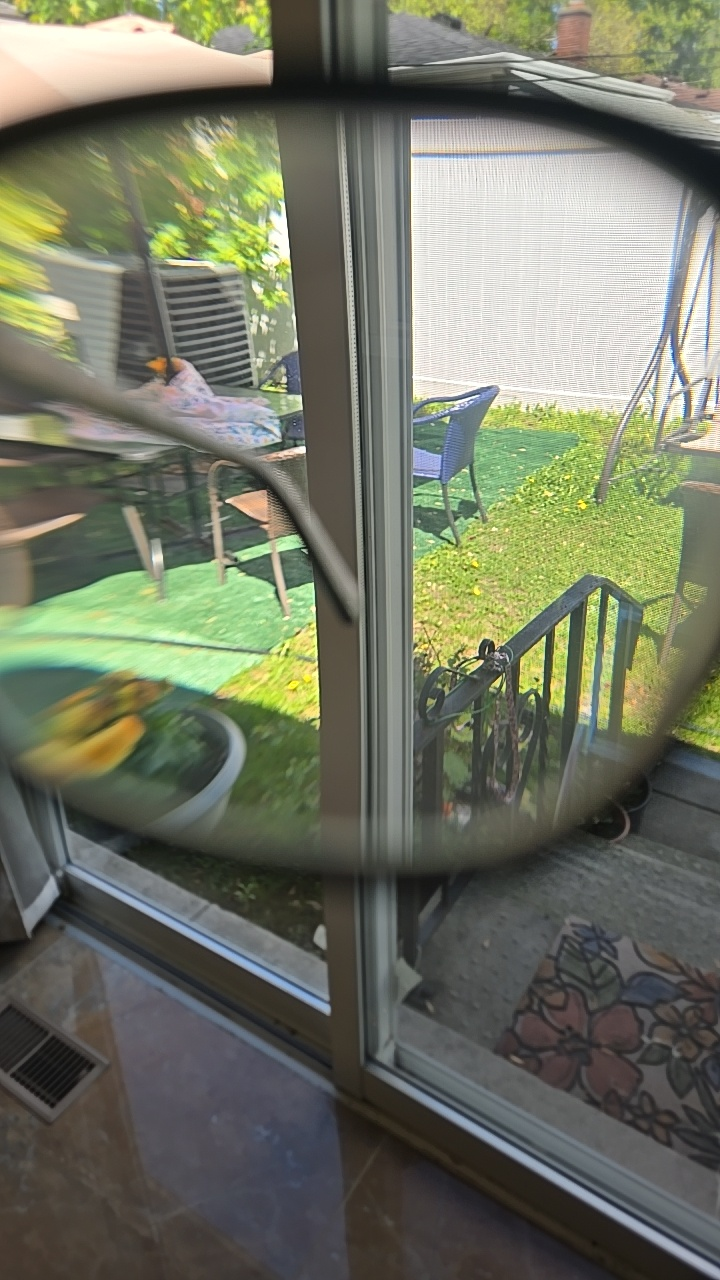
#> input picture backend/data/enroll/lensA/d3a3fc864e6c4a208cc9476d58fca7b0.jpg, 720 x 1280 px
$ python -i lens_discriminators.py   (imports and definitions only)
#> lines starting #> are read from the running program, lines starting #| are printed output that depends on the picture
#> further down, picture is the input picture: shape (1280, 720, 3); mean B, G, R 99.6, 117.6, 113.8
import cv2
import numpy as np

def detect_ar_coating_interference(image: np.ndarray, roi_size=100) -> bool:
    """
    Sample a central ROI and analyze for thin-film interference colors.
    Returns True if hue variance exceeds threshold.
    """
#> called with roi_size = 100
    h, w = image.shape[:2]
#> h = 1280; w = 720
    cx, cy = w // 2, h // 2
#> cx = 360; cy = 640
    # Ensure ROI is within bounds
    if h < roi_size or w < roi_size:
        print("[AR] ROI too small for analysis.")
        return False
    roi = image[cy-roi_size//2:cy+roi_size//2, cx-roi_size//2:cx+roi_size//2]
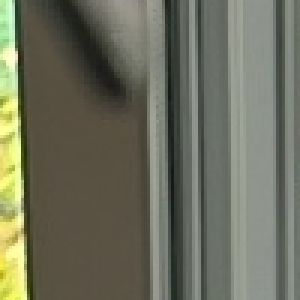
#> roi: shape (100, 100, 3) (shown 3 times larger); mean B, G, R 93.4, 110.2, 108.8
    hsv = cv2.cvtColor(roi, cv2.COLOR_BGR2HSV)
#> hsv: shape (100, 100, 3); mean H, S, V 38, 42.9, 112.5
    hue_std = float(np.std(hsv[:,:,0]) / 180.0)
#> hue_std = 0.0786
    print(f"[AR] hue_std: {hue_std:.4f}")
#| [AR] hue_std: 0.0786
    # Raise threshold for stricter check
    return bool(hue_std > 0.05)  # tune this based on real lens AR patterns

def analyze_polarization_sequence(frames: list[np.ndarray]) -> bool:
    """
    Given 4 frames through a rotating polarizer at 0°,45°,90°,135°,
    compute mean intensities and check for extinction dip.
    Returns True if I_min/I_max < 0.3 (strong polarization).
    """
    ints = []
    for f in frames:
        gray = cv2.cvtColor(f, cv2.COLOR_BGR2GRAY)
        ints.append(float(np.mean(gray)))
    Imax, Imin = max(ints), min(ints)
    ratio = (Imin / Imax) if Imax > 0 else 1.0
    print(f"[POL] Imax: {Imax:.2f}, Imin: {Imin:.2f}, ratio: {ratio:.3f}")
    return bool(ratio < 0.25)  # stricter threshold

def detect_edge_bevel_signature(image: np.ndarray) -> bool:
    """
    Detect a clear bevel or polished edge around the lens.
    Returns True if a consistent bright ring of width 5–15 pixels is found.
    """
    gray = cv2.cvtColor(image, cv2.COLOR_BGR2GRAY)
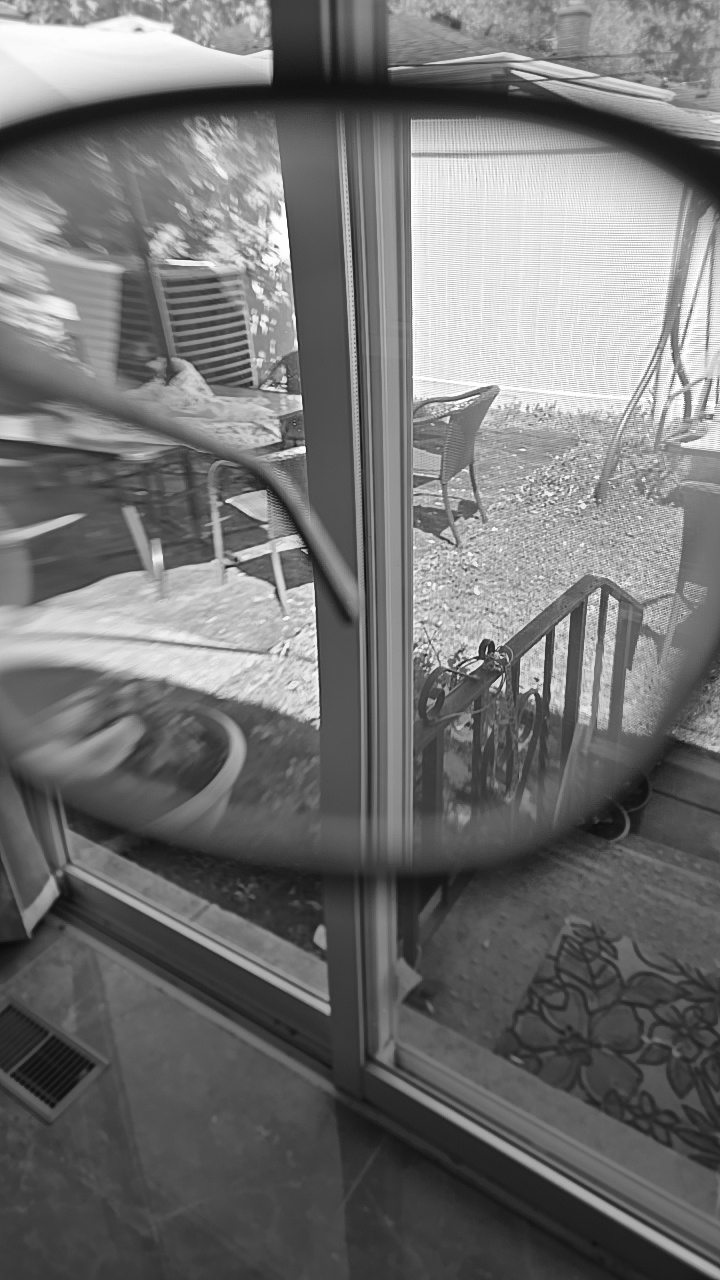
#> gray: shape (1280, 720); min 10, max 255, mean 114.4
    edges = cv2.Canny(gray, 50, 150)
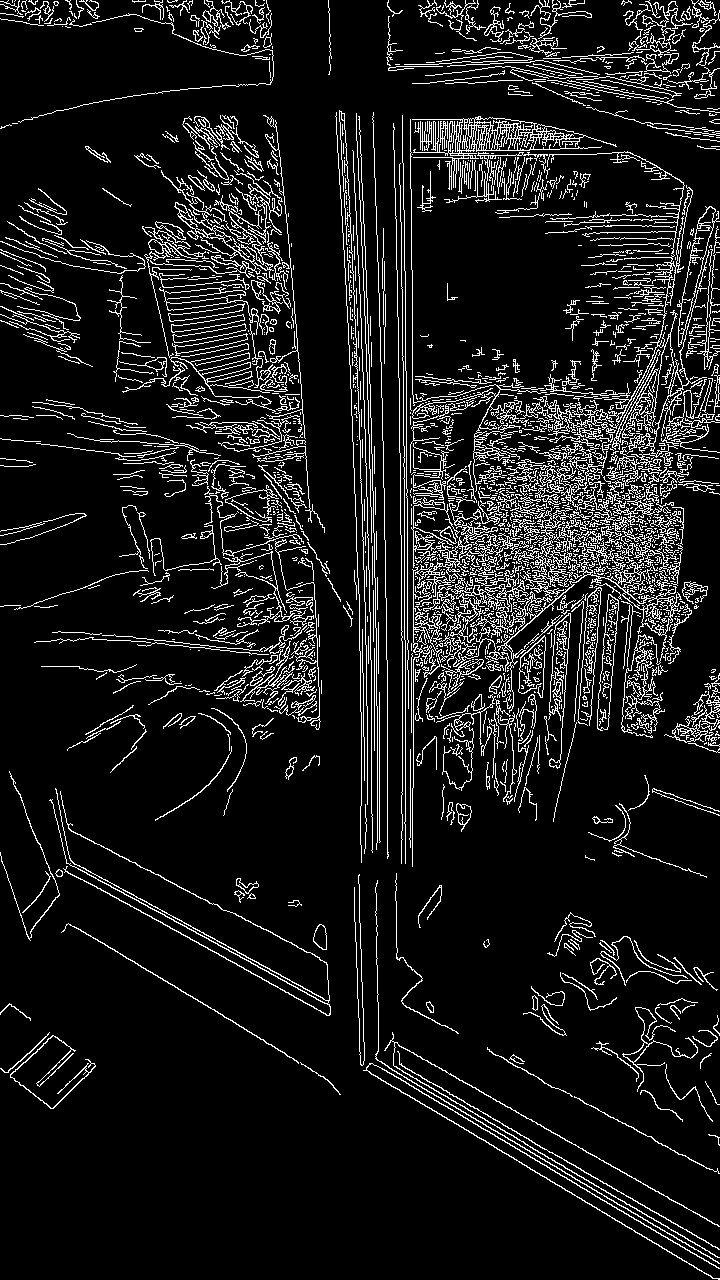
#> edges: shape (1280, 720); 10% white in thin lines or dots
    # Dilate to connect edge segments
    kernel = cv2.getStructuringElement(cv2.MORPH_ELLIPSE, (5,5))
    ring = cv2.dilate(edges, kernel) - edges
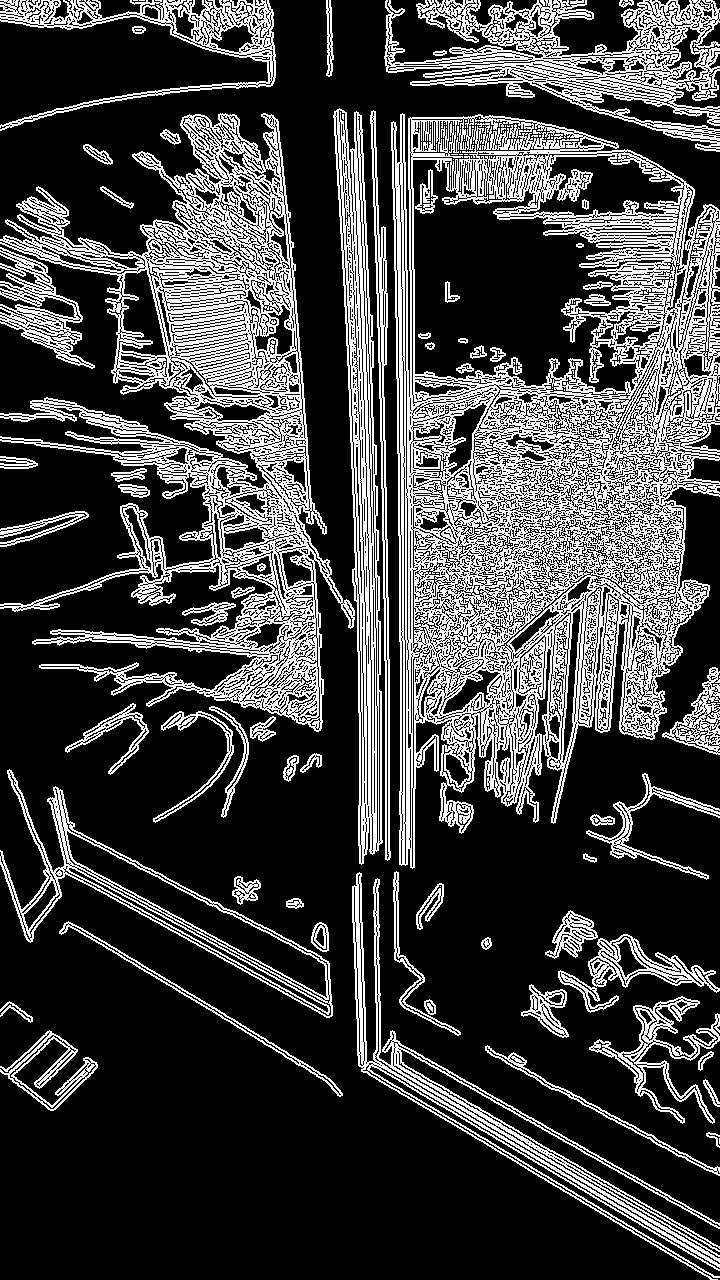
#> ring: shape (1280, 720); 25.8% white in thin lines or dots
    h, w = gray.shape
#> h = 1280; w = 720
    if h < 20 or w < 20:
        print("[EDGE] Image too small for edge analysis.")
        return False
    border = ring[5:-5, 5:-5]  # avoid corners
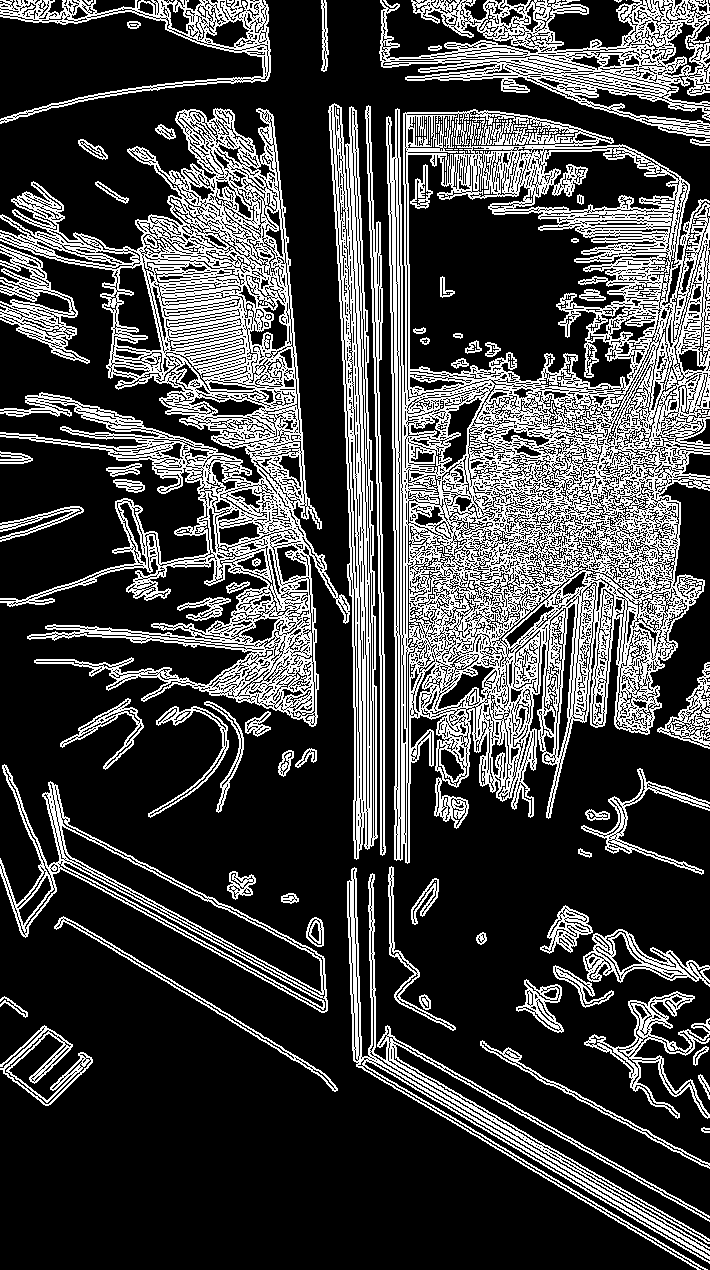
#> border: shape (1270, 710); 26% white in thin lines or dots
    ring_density = float(np.mean(border) / 255.0)
#> ring_density = 0.26
    print(f"[EDGE] ring_density: {ring_density:.4f}")
#| [EDGE] ring_density: 0.2601
    # Raise threshold for stricter check
    return bool(ring_density > 0.05)  # tune per your lens edge profile

def compute_lens_discriminators(
    macro_image: np.ndarray,
    pol_frames: list[np.ndarray] = None
) -> (bool, dict):
    """
    Run all discriminators and return (passed: bool, details: dict).
    """
    details = {}
    details['ar_coating'] = bool(detect_ar_coating_interference(macro_image))
    details['edge_bevel'] = bool(detect_edge_bevel_signature(macro_image))
    if pol_frames:
        details['polarization'] = bool(analyze_polarization_sequence(pol_frames))
    else:
        details['polarization'] = False
    print(f"[DISCRIMINATORS] Results: {details}")
#| [DISCRIMINATORS] Results: {'ar_coating': True, 'edge_bevel': True, 'polarization': False}
    passed = sum(details.values()) >= 2
#> passed = True
    print(f"[DISCRIMINATORS] Passed: {passed}")
#| [DISCRIMINATORS] Passed: True
    return passed, details

def guess_glass_type(discr):
    if discr['ar_coating'] and discr['edge_bevel']:
        return "Likely an optical lens"
    elif discr['ar_coating']:
        return "Coated glass (e.g., camera filter, phone screen)"
    elif discr['edge_bevel']:
        return "Cut glass (e.g., bottle or window edge)"
    elif discr['polarization']:
        return "Polarizing filter or special glass"
    else:
        return "Generic glass (bottle, window, etc.)"

>>> import cv2
>>> picture = cv2.imread('data/enroll/lensA/d3a3fc864e6c4a208cc9476d58fca7b0.jpg')
>>> result = compute_lens_discriminators(picture)

$ run again, on backend/data/enroll/lensA/d5cf1d70385545f0acae2bfe567e8866.jpg
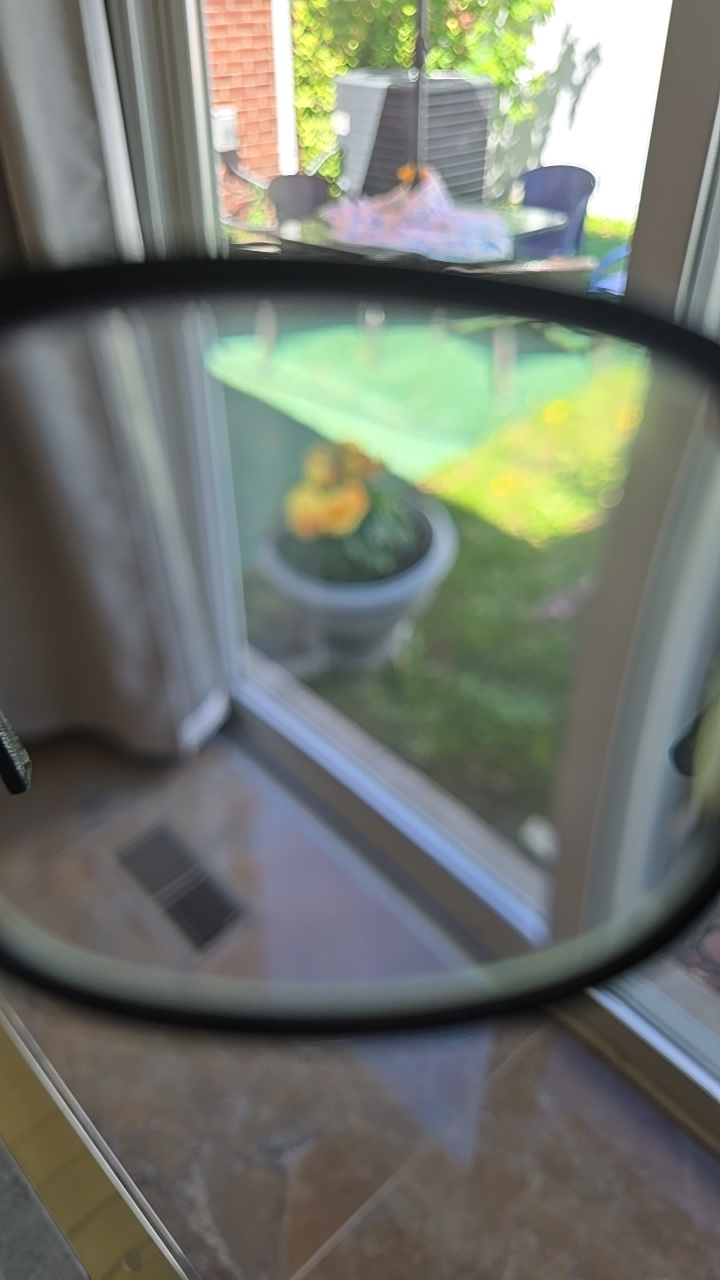
#> input picture backend/data/enroll/lensA/d5cf1d70385545f0acae2bfe567e8866.jpg, 720 x 1280 px
#> picture is the input picture: shape (1280, 720, 3); mean B, G, R 110.8, 119.7, 114.9
#> in detect_ar_coating_interference, `roi = image[cy-roi_size//2:cy+roi_size//2, cx-roi_size//2:cx+roi_size/..`:
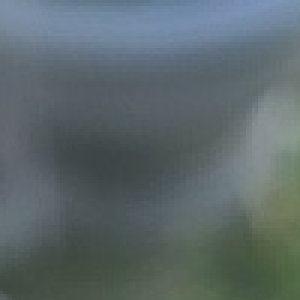
#> roi: shape (100, 100, 3) (shown 3 times larger); mean B, G, R 107.2, 104.8, 92.1
#> hsv: shape (100, 100, 3); mean H, S, V 89.2, 43.5, 111.2
#> hue_std = 0.105
#| [AR] hue_std: 0.1050
#> edges: shape (1280, 720); 2.3% white in thin lines or dots
#> ring: shape (1280, 720); 7.2% white in thin lines or dots
#> in detect_edge_bevel_signature, `border = ring[5:-5, 5:-5]`:
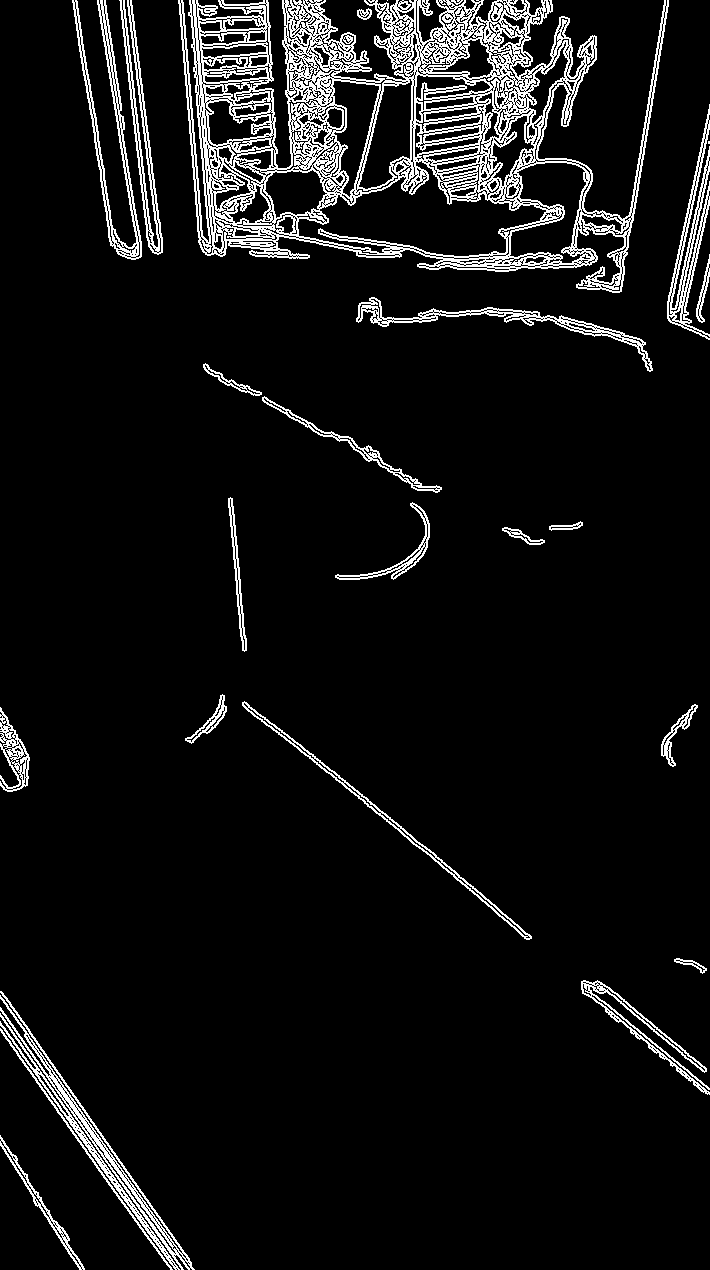
#> border: shape (1270, 710); 7.2% white in thin lines or dots
#> ring_density = 0.0717
#| [EDGE] ring_density: 0.0717
#| [DISCRIMINATORS] Results: {'ar_coating': True, 'edge_bevel': True, 'polarization': False}
#> passed = True
#| [DISCRIMINATORS] Passed: True

$ run again, on backend/data/enroll/lensA/e8b358456f414f28bcb3d39d249b9c80.jpg
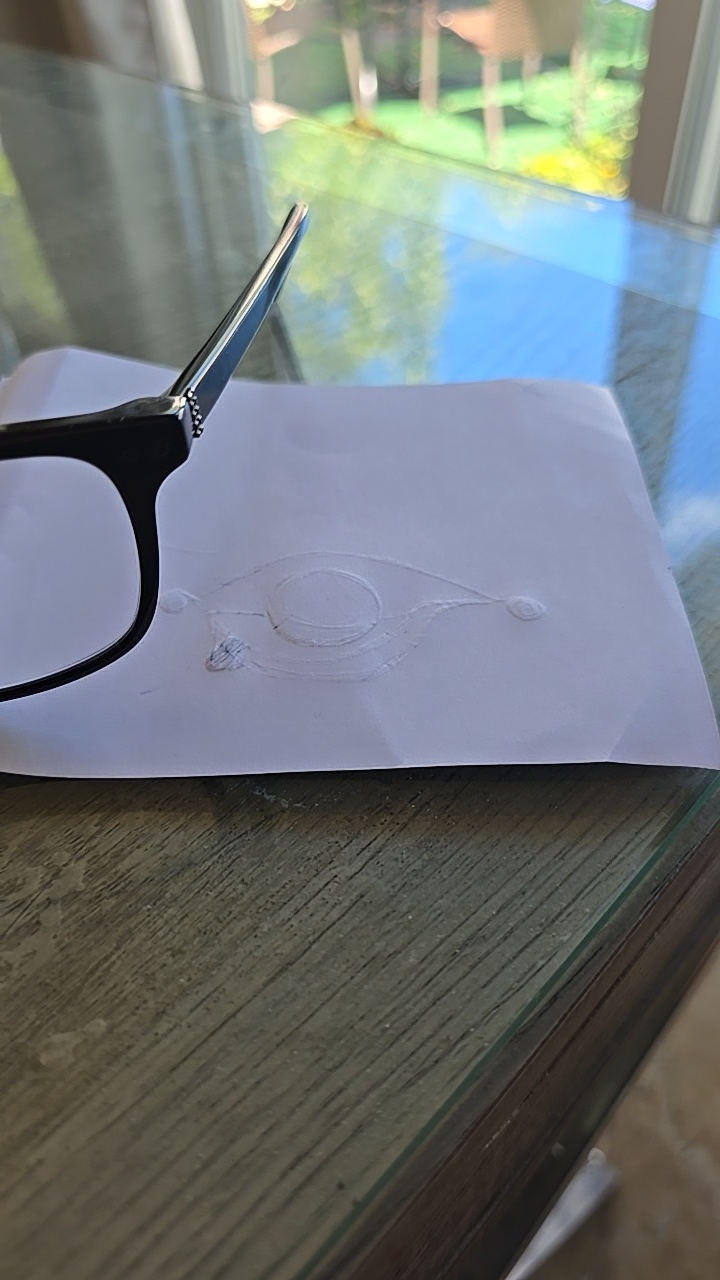
#> input picture backend/data/enroll/lensA/e8b358456f414f28bcb3d39d249b9c80.jpg, 720 x 1280 px
#> picture is the input picture: shape (1280, 720, 3); mean B, G, R 121, 119.7, 112.7
#> in detect_ar_coating_interference, `roi = image[cy-roi_size//2:cy+roi_size//2, cx-roi_size//2:cx+roi_size/..`:
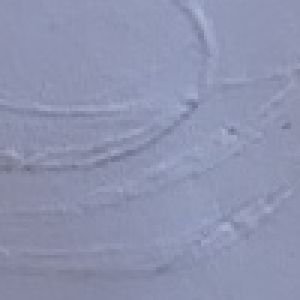
#> roi: shape (100, 100, 3) (shown 3 times larger); mean B, G, R 176.2, 147.7, 142.1
#> hsv: shape (100, 100, 3); mean H, S, V 115.2, 49.3, 176.2
#> hue_std = 0.00744
#| [AR] hue_std: 0.0074
#> edges: shape (1280, 720); 3.8% white in thin lines or dots
#> ring: shape (1280, 720); 10.2% white in thin lines or dots
#> in detect_edge_bevel_signature, `border = ring[5:-5, 5:-5]`:
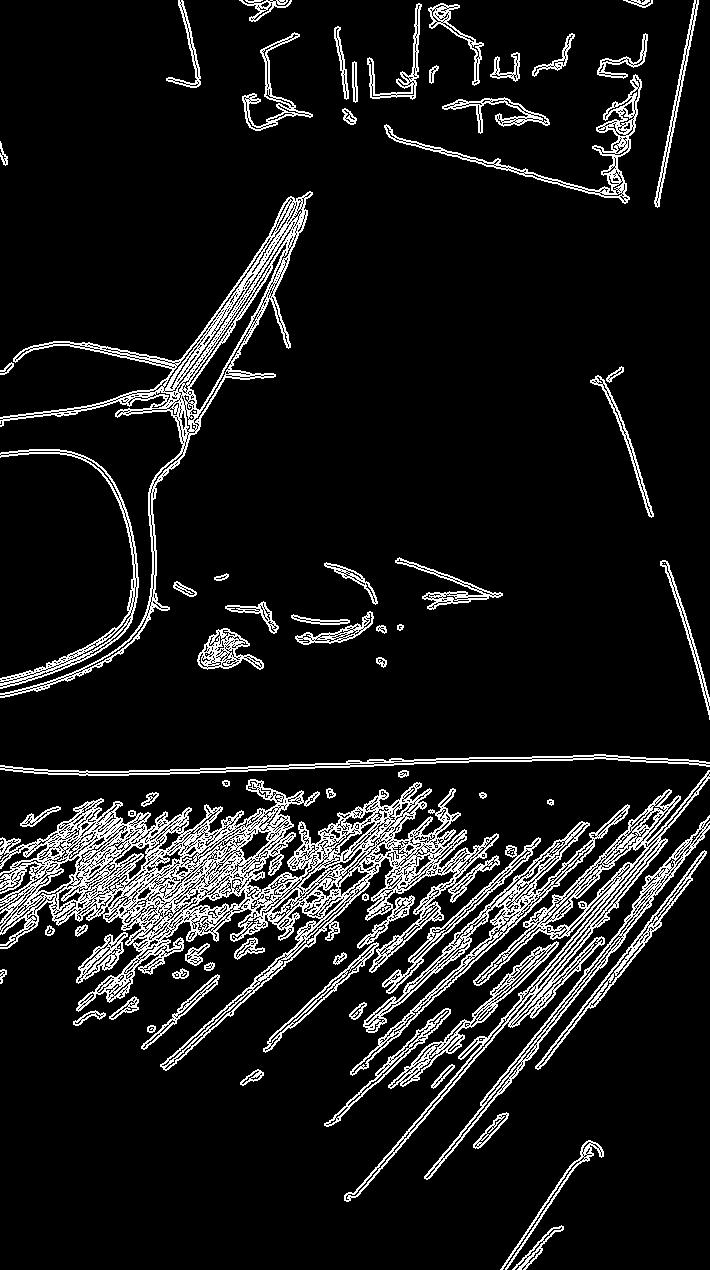
#> border: shape (1270, 710); 10.3% white in thin lines or dots
#> ring_density = 0.103
#| [EDGE] ring_density: 0.1028
#| [DISCRIMINATORS] Results: {'ar_coating': False, 'edge_bevel': True, 'polarization': False}
#> passed = False
#| [DISCRIMINATORS] Passed: False
